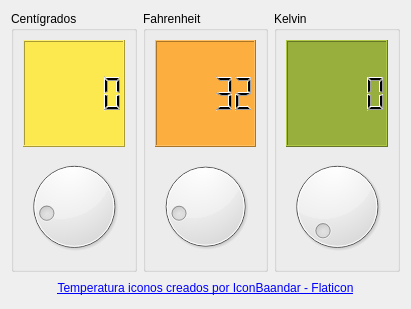
<?xml version="1.0" encoding="UTF-8"?>
<ui version="4.0">
 <class>Conversor</class>
 <widget class="QDialog" name="Conversor">
  <property name="geometry">
   <rect>
    <x>0</x>
    <y>0</y>
    <width>411</width>
    <height>309</height>
   </rect>
  </property>
  <property name="windowTitle">
   <string>Conversor</string>
  </property>
  <property name="windowIcon">
   <iconset resource="Recursos.qrc">
    <normaloff>:/Recursos/termometro.png</normaloff>:/Recursos/termometro.png</iconset>
  </property>
  <layout class="QVBoxLayout" name="verticalLayout_3">
   <item>
    <widget class="QWidget" name="widget" native="true">
     <layout class="QHBoxLayout" name="horizontalLayout">
      <property name="leftMargin">
       <number>0</number>
      </property>
      <property name="topMargin">
       <number>0</number>
      </property>
      <property name="rightMargin">
       <number>0</number>
      </property>
      <property name="bottomMargin">
       <number>0</number>
      </property>
      <item>
       <widget class="QGroupBox" name="groupBox">
        <property name="title">
         <string>Centígrados</string>
        </property>
        <layout class="QVBoxLayout" name="verticalLayout">
         <item>
          <widget class="QLCDNumber" name="outCent">
           <property name="styleSheet">
            <string notr="true">background-color: rgb(252, 233, 79);</string>
           </property>
          </widget>
         </item>
         <item>
          <widget class="QDial" name="inCent">
           <property name="minimum">
            <number>-18</number>
           </property>
          </widget>
         </item>
        </layout>
       </widget>
      </item>
      <item>
       <widget class="QGroupBox" name="groupBox_2">
        <property name="title">
         <string>Fahrenheit</string>
        </property>
        <layout class="QVBoxLayout" name="verticalLayout_2">
         <item>
          <widget class="QLCDNumber" name="outFahr">
           <property name="styleSheet">
            <string notr="true">background-color: rgb(252, 175, 62);</string>
           </property>
           <property name="intValue" stdset="0">
            <number>32</number>
           </property>
          </widget>
         </item>
         <item>
          <widget class="QDial" name="inFahr">
           <property name="maximum">
            <number>210</number>
           </property>
           <property name="value">
            <number>32</number>
           </property>
          </widget>
         </item>
        </layout>
       </widget>
      </item>
      <item>
       <widget class="QGroupBox" name="groupBox_3">
        <property name="title">
         <string>Kelvin</string>
        </property>
        <layout class="QVBoxLayout" name="verticalLayout_5">
         <item>
          <widget class="QLCDNumber" name="outKelv">
           <property name="styleSheet">
            <string notr="true">background-color: rgb(152, 175, 62);</string>
           </property>
          </widget>
         </item>
         <item>
          <widget class="QDial" name="inKelv">
           <property name="minimum">
            <number>255</number>
           </property>
           <property name="maximum">
            <number>372</number>
           </property>
           <property name="value">
            <number>255</number>
           </property>
          </widget>
         </item>
        </layout>
       </widget>
      </item>
     </layout>
    </widget>
   </item>
   <item>
    <widget class="QLabel" name="label">
     <property name="maximumSize">
      <size>
       <width>16777215</width>
       <height>20</height>
      </size>
     </property>
     <property name="text">
      <string>&lt;a href=&quot;https://www.flaticon.es/iconos-gratis/temperatura&quot; title=&quot;temperatura iconos&quot;&gt;Temperatura iconos creados por IconBaandar - Flaticon&lt;/a&gt;</string>
     </property>
     <property name="alignment">
      <set>Qt::AlignCenter</set>
     </property>
    </widget>
   </item>
  </layout>
 </widget>
 <resources>
  <include location="Recursos.qrc"/>
 </resources>
 <connections>
  <connection>
   <sender>inCent</sender>
   <signal>valueChanged(int)</signal>
   <receiver>outCent</receiver>
   <slot>display(int)</slot>
   <hints>
    <hint type="sourcelabel">
     <x>78</x>
     <y>182</y>
    </hint>
    <hint type="destinationlabel">
     <x>78</x>
     <y>70</y>
    </hint>
   </hints>
  </connection>
  <connection>
   <sender>inFahr</sender>
   <signal>valueChanged(int)</signal>
   <receiver>outFahr</receiver>
   <slot>display(int)</slot>
   <hints>
    <hint type="sourcelabel">
     <x>222</x>
     <y>182</y>
    </hint>
    <hint type="destinationlabel">
     <x>222</x>
     <y>70</y>
    </hint>
   </hints>
  </connection>
  <connection>
   <sender>inKelv</sender>
   <signal>valueChanged(int)</signal>
   <receiver>outKelv</receiver>
   <slot>display(int)</slot>
   <hints>
    <hint type="sourcelabel">
     <x>338</x>
     <y>208</y>
    </hint>
    <hint type="destinationlabel">
     <x>338</x>
     <y>94</y>
    </hint>
   </hints>
  </connection>
 </connections>
</ui>
